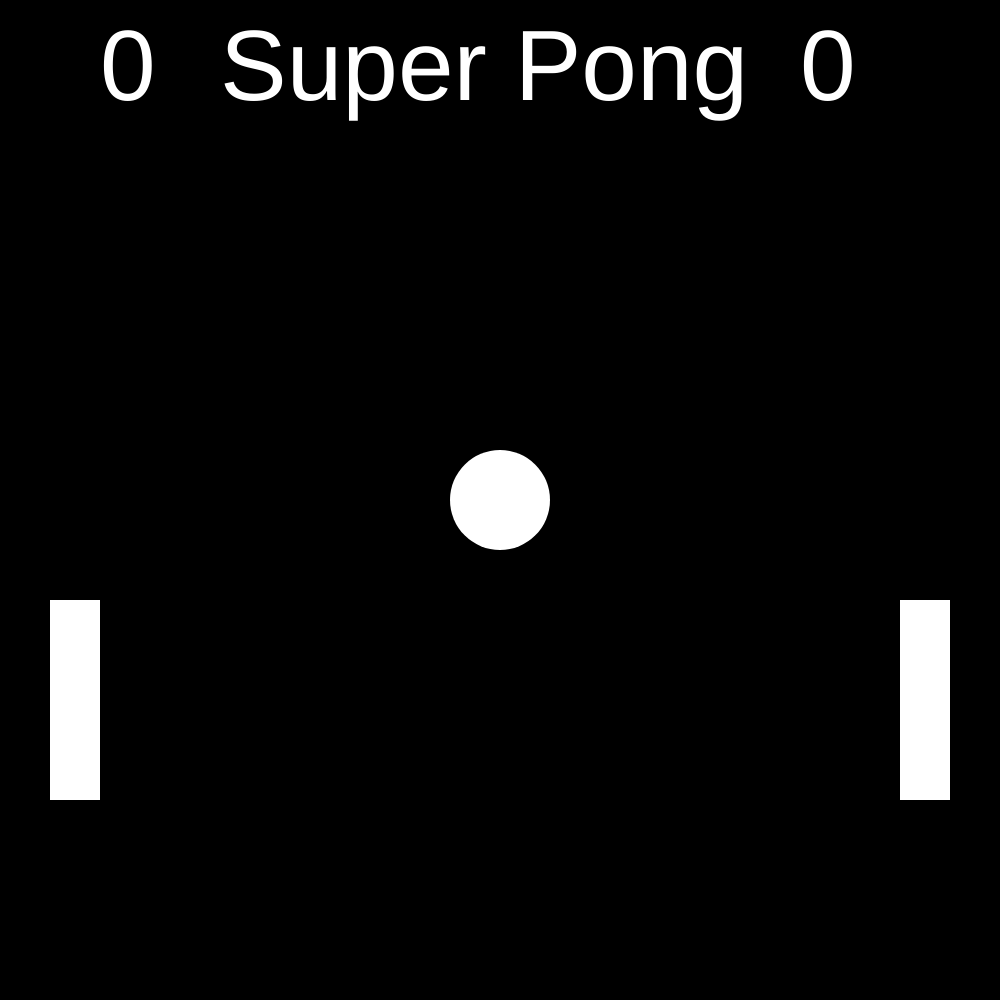
Frame 1 (no input)
Frame 60 (no input): identical to frame 1, image omitted
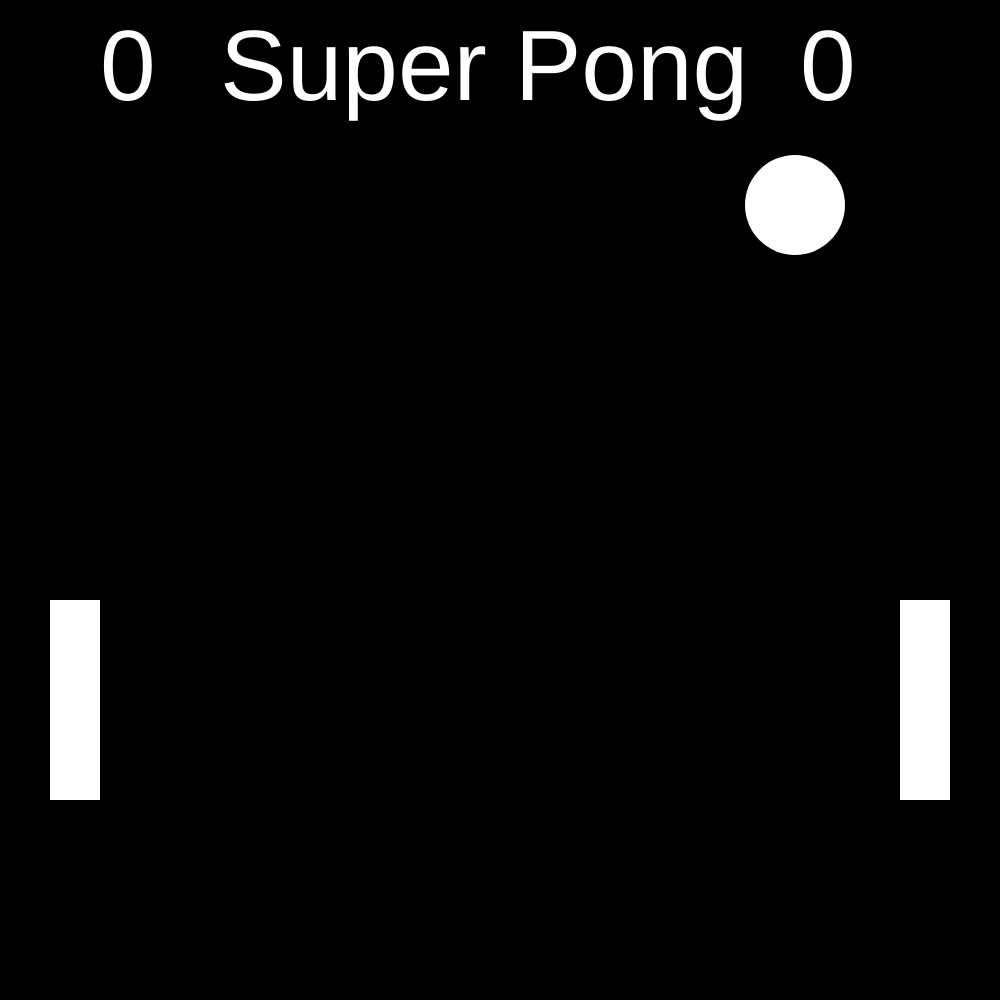
Frame 120 (the mouse pressed at the canvas centre since frame 60)

The p5.js sketch that drew these frames (run headless with seeded random() and noise() and a simulated clock; from frame 60 on, the mouse is pressed at the canvas centre):

// p5.js sketch
// ── sketch.js
//PLAYER 1: USE WASD KEYS TO MOVE AROUND
//PLAYER 2: USE ARROW KEYS
//IF YOU HIT IT WHILE YOU'VE MOVED BACK YOU CAN MAKE THE BALL MOVE FASTER
//IF YOU HIT IT WHILE YOU'VE MOVED CLOSER YOU CAN SLOW THE BALL DOWN
//FIRST TO 7 WINS


function setup(){
	createCanvas (1000, 1000);
	background (0);
}

var player1Score = 0;
var player2Score = 0;
var player1X = 50;
var player1Y = 600;
var player2X = 900;
var player2Y = 600;
var ballX = 500;
var ballY = 500;
var directionX = 0;
var directionY = 0;
var oneTime = 0;
var ballMovement = 10;
var frameRate = 2;
var speed = 5;

function draw(){

	background (0);
	fill(255);
	textSize(100);
	text(player1Score, 100, 100);
	
	textSize(100);
	text(player2Score, 800, 100);
	
	text ("Super Pong", 220, 100)
	
	noStroke();
	ellipse (ballX, ballY, 100, 100);
	rect (player1X, player1Y, 50, 200);
	rect (player2X, player2Y, 50, 200);

	print (directionX, speed);
	if (oneTime !== 0){
		ballX += (abs(speed)* directionX);
		ballY += (abs(speed) * directionY);
	}
	
	if (ballX < player1X || ballX> player2X){
		if (ballX < player1X){
		    player2Score++;
	    }
	    if (ballX > player2X){
	    	player1Score++;
	    }
		ballX = 500;
		ballY = 500;
		oneTime = 0;
		directionX = 0;
		directionY = 0;
		speed = 5;

	}
	if (ballY < 150 || ballY > 950){
		directionY *= -1;
	}
	
	if (ballX - 48 < player1X + 50){
		if (ballY + 50 > player1Y && ballY-50 < player1Y+ 200){
		    

			//if (ballY + 50 > player1Y + 100){
			//    directionY *= -1;
			//}
			if (player1X < 50){
				speed = abs(speed) + 2;
			}
			else if (player1X > 50 && speed > 5){
				speed = abs(speed) - 2;
			}
			directionX *= -1;
	    }
	}

	if (ballX +48 > player2X){
		if (ballY + 50 > player2Y && ballY-50 < player2Y+ 200){
		    
			
			//if (ballY + 50 > player2Y + 100){
			//    directionY *= -1;
			//}
			
			if (player2X < 900 && abs(speed) > 5){
				speed = abs(speed) - 2;
			}
			else if (player2X > 900) {
				speed = abs(speed)+ 2;
			}
			directionX *= -1;
	    }
	}
	
	if (player1Score > 6){
		background (255, 0, 0);
		text ("Player 1 Wins", 200, 100);
	}
	if (player2Score > 6){
		background (0, 0, 255);
		text ("Player 2 Wins", 200, 100);
	}

	

}

function mousePressed(){
	if (oneTime === 0){
		directionX = random([-1, +1]);
	    directionY = random([-1, +1]);
		oneTime++;
	}
}
function keyPressed() {
	if (player1Y > 110){
        if (key === "w") {
          player1Y -=50;
        }
	}
	if (player1Y < (height - 200)){
		if (key === "s") {
         player1Y += 50;
        }
    }
	if (player2Y > 110 ){
		if (keyCode === UP_ARROW){
		    player2Y -= 50;
	    }
	}
	if (player2Y < (height - 200)){
		if (keyCode === DOWN_ARROW){
		    player2Y += 50;
	    }
	}
	if (player1X > 0 ){
		if (key === "a"){
		player1X -= 20;
	    }
	}
	if (player1X < 100){
		if (key === "d"){
		player1X += 20;
	    }
	}

	if (player2X >850 ){
		if (keyCode === LEFT_ARROW){
		player2X -= 20;
	    }
	}
	if (player2X < 950){
		if (keyCode === RIGHT_ARROW){
		player2X += 20;
	   }
	}
	
}
